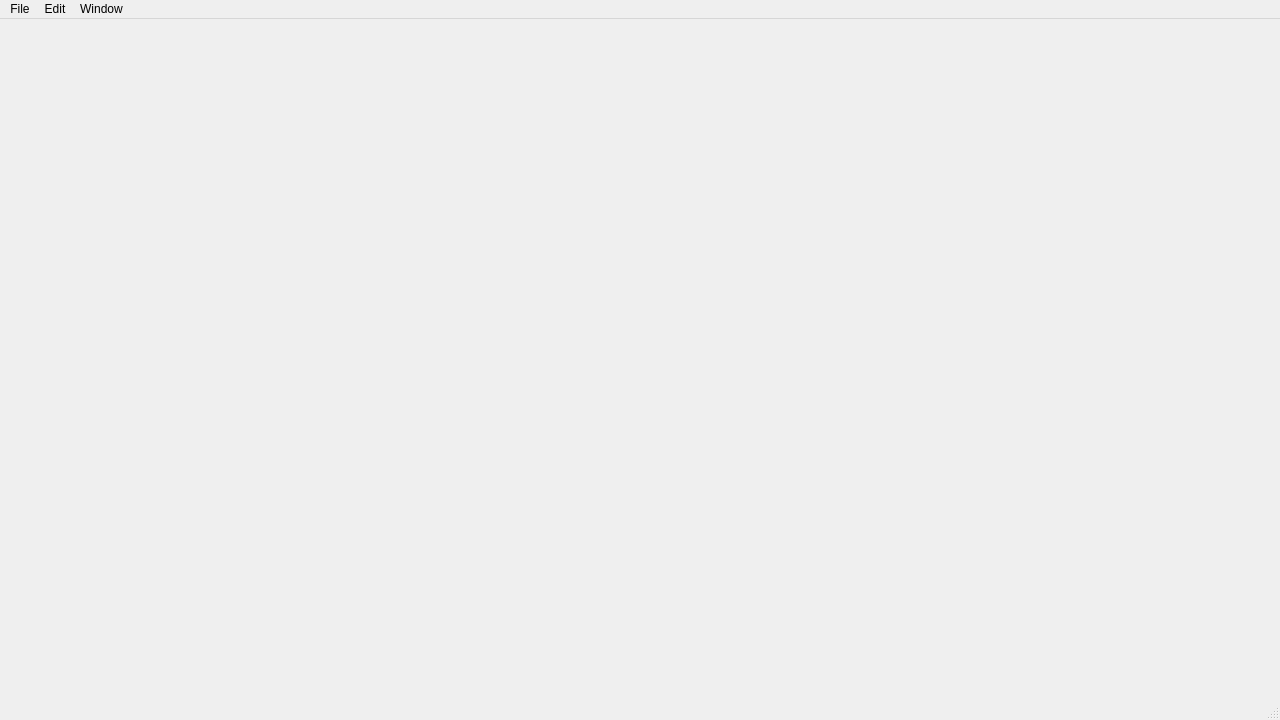
<?xml version="1.0" encoding="UTF-8"?>
<ui version="4.0">
 <class>MainWindow</class>
 <widget class="QMainWindow" name="MainWindow">
  <property name="geometry">
   <rect>
    <x>0</x>
    <y>0</y>
    <width>1280</width>
    <height>720</height>
   </rect>
  </property>
  <property name="windowTitle">
   <string>Bernini Editor</string>
  </property>
  <widget class="QWidget" name="centralwidget"/>
  <widget class="QMenuBar" name="menubar">
   <widget class="QMenu" name="menuFile">
    <property name="title">
     <string>File</string>
    </property>
    <addaction name="actionNewProject"/>
    <addaction name="actionOpenProject"/>
    <addaction name="separator"/>
    <addaction name="actionSave"/>
    <addaction name="separator"/>
    <addaction name="actionExit"/>
   </widget>
   <widget class="QMenu" name="menuEdit">
    <property name="title">
     <string>Edit</string>
    </property>
   </widget>
   <widget class="QMenu" name="menuWindow">
    <property name="title">
     <string>Window</string>
    </property>
   </widget>
   <addaction name="menuFile"/>
   <addaction name="menuEdit"/>
   <addaction name="menuWindow"/>
  </widget>
  <widget class="QStatusBar" name="statusbar"/>
  <action name="actionNewProject">
   <property name="text">
    <string>New Project...</string>
   </property>
   <property name="shortcut">
    <string>Ctrl+N</string>
   </property>
  </action>
  <action name="actionOpenProject">
   <property name="text">
    <string>Open Project...</string>
   </property>
   <property name="shortcut">
    <string>Ctrl+O</string>
   </property>
  </action>
  <action name="actionSave">
   <property name="text">
    <string>Save</string>
   </property>
  </action>
  <action name="actionExit">
   <property name="text">
    <string>Exit</string>
   </property>
  </action>
 </widget>
 <resources/>
 <connections/>
</ui>
